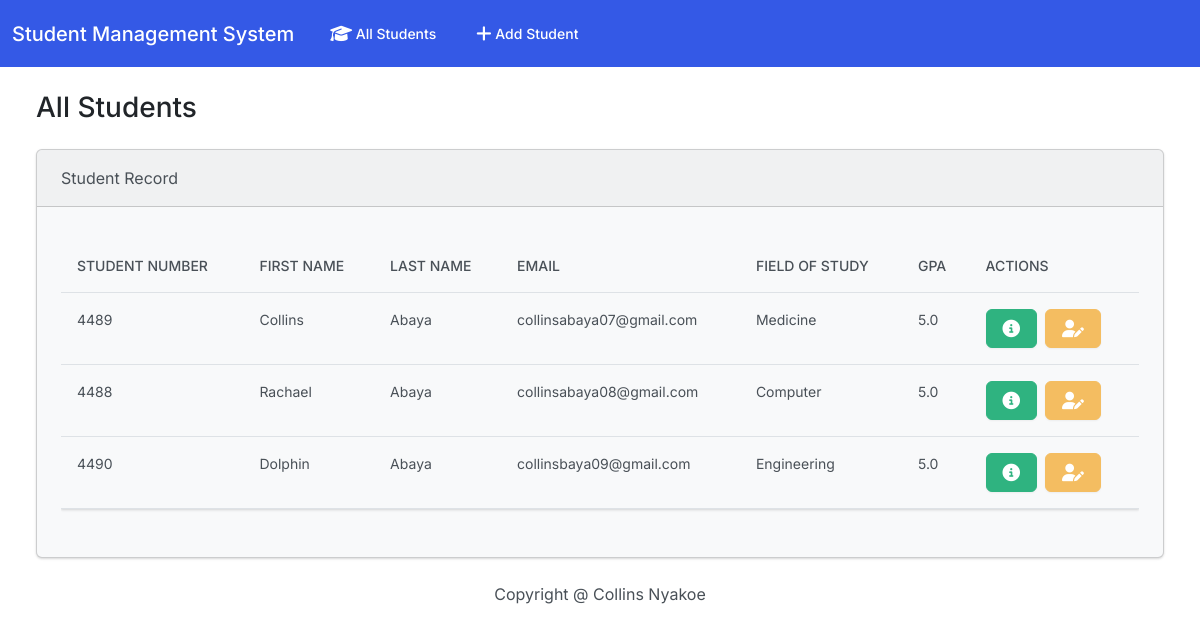
The app's page /, older data.
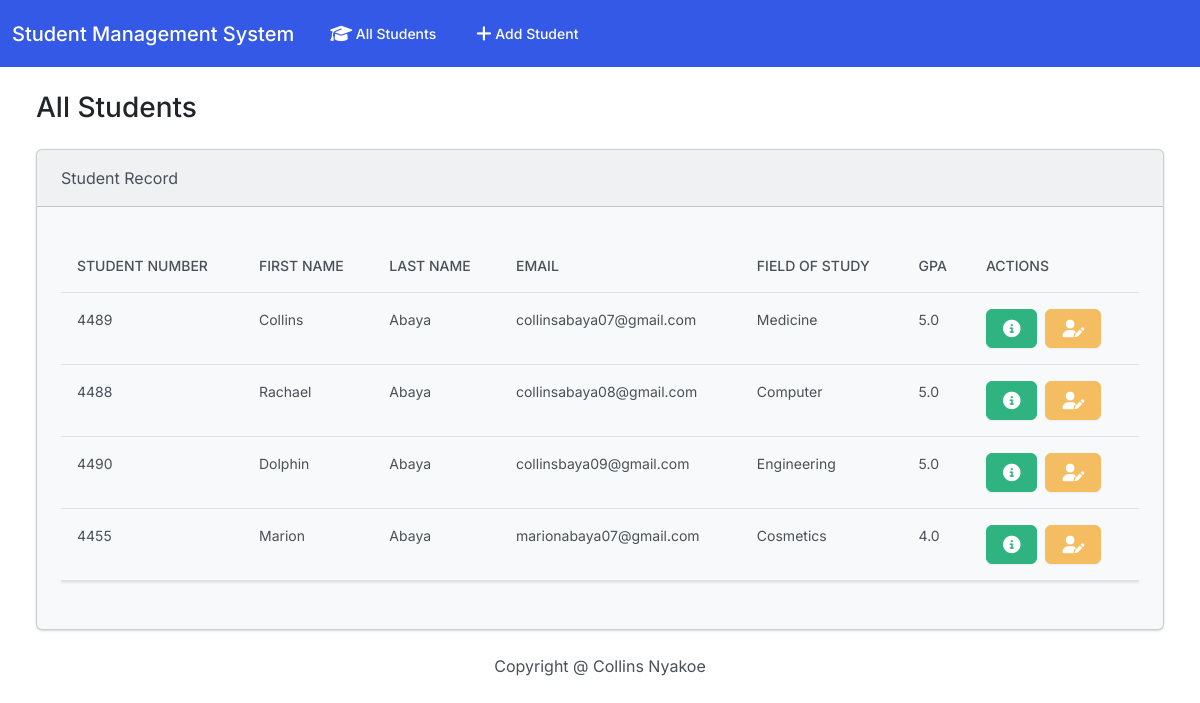
The same page, newer data.
### student/models.py (models this page shows, shortened)
class Student(models.Model):
    students_number = models.PositiveBigIntegerField()
    first_name = models.CharField(max_length=30)
    last_name = models.CharField(max_length=30)
    email = models.EmailField(max_length=100)
    field_of_study = models.CharField(max_length=50)
    gpa = models.FloatField()

### student/views.py (the view)
# urls.py: path('', views.index, name='index'),
def index(request):
    return render (request, 'students/index.html', { 'students': Student.objects.all
    })

### student/templates/students/index.html (shortened to what this page needs)
{% extends "students/base.html" %}
{% block body %}
<h3 class="m-4">All Students</h3>
        <div class="row">
            <div class="col-12">
              {% if students %}
              <div class="card bg-light ms-4 me-4 mb-4 ">
                <div class="card-header">Student Record</div>
                <div class="card-body">
                  <p class="card-text">
                    <div class="table-responsive">
                      <table class="table table-hover">
                        <thead>
                          <tr>
                            <th scope="col">Student Number</th>
                            <th scope="col">First Name</th>
                            <th scope="col">Last Name</th>
                            <th scope="col">Email</th>
                            <th scope="col">Field of Study</th>
                            <th scope="col">GPA</th>
                            <th scope="col">Actions</th>
                          </tr>
                        </thead>
                        <tbody>
                          {% for student in students %}
                          <tr>
                            <td>{{student.students_number}}</td>
                            <td>{{student.first_name}}</td>
                            <td>{{student.last_name}}</td>
                            <td>{{student.email}}</td>
                            <td>{{student.field_of_study}}</td>
                            <td>{{student.gpa}}</td>
                            <td>
                              <button type="button" class="btn btn-success me-1" href="{% url 'view_student' student.id %}" data-bs-toggle="modal" data-bs-target="#myModal{{student.id}}"> </button>
                              <a href="{% url 'edit' student.id %}" class="btn btn-warning me-1">
                              </a>
                            </td>
                          </tr>
                          {% endfor %}
                        </tbody>
                      </table>
                    </div>
                  </p>
                </div>
              </div>
              {% else %}
              <h5 class="alert alert-primary ms-4 me-4">No Student Record</h5>
              {% endif %}
            </div>
        </div>
{% endblock %}

Row changes from the older to the newer data that the page shows:
added Student: students_number "4455", first_name "Marion", last_name "Abaya", email "marionabaya07@gmail.com", field_of_study "Cosmetics", gpa "4.0"
